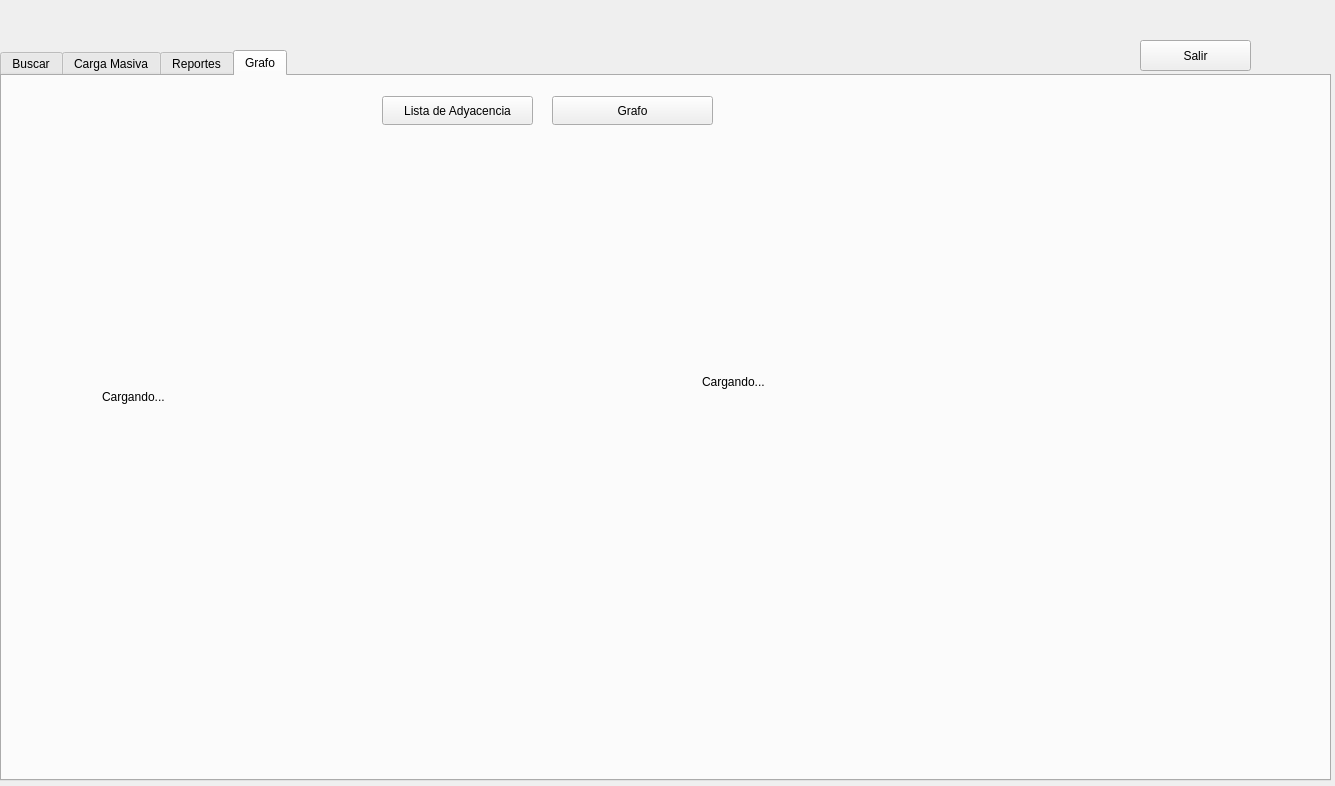
<?xml version="1.0" encoding="UTF-8"?>
<ui version="4.0">
 <class>formAdmin</class>
 <widget class="QDialog" name="formAdmin">
  <property name="geometry">
   <rect>
    <x>0</x>
    <y>0</y>
    <width>1335</width>
    <height>786</height>
   </rect>
  </property>
  <property name="maximumSize">
   <size>
    <width>16777215</width>
    <height>16777215</height>
   </size>
  </property>
  <property name="windowTitle">
   <string>Dialog</string>
  </property>
  <widget class="QTabWidget" name="tabAdmin">
   <property name="geometry">
    <rect>
     <x>0</x>
     <y>50</y>
     <width>1331</width>
     <height>731</height>
    </rect>
   </property>
   <property name="currentIndex">
    <number>3</number>
   </property>
   <widget class="QWidget" name="tab">
    <attribute name="title">
     <string>Buscar</string>
    </attribute>
    <widget class="QTextEdit" name="infouser">
     <property name="geometry">
      <rect>
       <x>20</x>
       <y>110</y>
       <width>571</width>
       <height>421</height>
      </rect>
     </property>
     <property name="font">
      <font>
       <family>Franklin Gothic Heavy</family>
       <pointsize>11</pointsize>
      </font>
     </property>
     <property name="readOnly">
      <bool>true</bool>
     </property>
    </widget>
    <widget class="QLineEdit" name="correoText">
     <property name="geometry">
      <rect>
       <x>0</x>
       <y>50</y>
       <width>171</width>
       <height>28</height>
      </rect>
     </property>
    </widget>
    <widget class="QPushButton" name="buscarA">
     <property name="geometry">
      <rect>
       <x>210</x>
       <y>10</y>
       <width>111</width>
       <height>29</height>
      </rect>
     </property>
     <property name="text">
      <string>Buscar</string>
     </property>
    </widget>
    <widget class="QLabel" name="label">
     <property name="geometry">
      <rect>
       <x>10</x>
       <y>0</y>
       <width>171</width>
       <height>51</height>
      </rect>
     </property>
     <property name="font">
      <font>
       <pointsize>12</pointsize>
      </font>
     </property>
     <property name="text">
      <string>Ingrese un Correo: </string>
     </property>
    </widget>
    <widget class="QPushButton" name="eliminar">
     <property name="geometry">
      <rect>
       <x>210</x>
       <y>50</y>
       <width>111</width>
       <height>29</height>
      </rect>
     </property>
     <property name="text">
      <string>Eliminar</string>
     </property>
    </widget>
    <widget class="QPushButton" name="in">
     <property name="geometry">
      <rect>
       <x>640</x>
       <y>210</y>
       <width>83</width>
       <height>29</height>
      </rect>
     </property>
     <property name="text">
      <string>InOrden</string>
     </property>
    </widget>
    <widget class="QPushButton" name="post">
     <property name="geometry">
      <rect>
       <x>640</x>
       <y>260</y>
       <width>83</width>
       <height>29</height>
      </rect>
     </property>
     <property name="text">
      <string>PostOrden</string>
     </property>
    </widget>
    <widget class="QPushButton" name="pushButton_5">
     <property name="geometry">
      <rect>
       <x>640</x>
       <y>310</y>
       <width>83</width>
       <height>29</height>
      </rect>
     </property>
     <property name="text">
      <string>PreOrden</string>
     </property>
    </widget>
    <widget class="QLabel" name="label_2">
     <property name="geometry">
      <rect>
       <x>630</x>
       <y>170</y>
       <width>121</width>
       <height>20</height>
      </rect>
     </property>
     <property name="text">
      <string>Mostrar Usuarios:</string>
     </property>
    </widget>
   </widget>
   <widget class="QWidget" name="tab_2">
    <attribute name="title">
     <string>Carga Masiva</string>
    </attribute>
    <widget class="QPushButton" name="cargarU">
     <property name="geometry">
      <rect>
       <x>80</x>
       <y>120</y>
       <width>131</width>
       <height>29</height>
      </rect>
     </property>
     <property name="text">
      <string>Cargar Usuarios</string>
     </property>
    </widget>
    <widget class="QPushButton" name="cargarP">
     <property name="geometry">
      <rect>
       <x>290</x>
       <y>120</y>
       <width>151</width>
       <height>29</height>
      </rect>
     </property>
     <property name="text">
      <string>Cargar Publicaciones</string>
     </property>
    </widget>
    <widget class="QPushButton" name="pushButton_3">
     <property name="geometry">
      <rect>
       <x>510</x>
       <y>120</y>
       <width>131</width>
       <height>29</height>
      </rect>
     </property>
     <property name="text">
      <string>Cargar Solicitudes</string>
     </property>
    </widget>
    <widget class="QTextEdit" name="jsonText">
     <property name="geometry">
      <rect>
       <x>170</x>
       <y>210</y>
       <width>441</width>
       <height>231</height>
      </rect>
     </property>
    </widget>
   </widget>
   <widget class="QWidget" name="tab_3">
    <attribute name="title">
     <string>Reportes</string>
    </attribute>
    <widget class="QPushButton" name="pushButton">
     <property name="geometry">
      <rect>
       <x>520</x>
       <y>10</y>
       <width>131</width>
       <height>29</height>
      </rect>
     </property>
     <property name="text">
      <string>Grafica Lista doble</string>
     </property>
    </widget>
    <widget class="QLabel" name="reportes">
     <property name="geometry">
      <rect>
       <x>50</x>
       <y>50</y>
       <width>401</width>
       <height>631</height>
      </rect>
     </property>
     <property name="text">
      <string/>
     </property>
    </widget>
    <widget class="QPushButton" name="pushButton_2">
     <property name="geometry">
      <rect>
       <x>520</x>
       <y>40</y>
       <width>131</width>
       <height>29</height>
      </rect>
     </property>
     <property name="text">
      <string>Graficar Arbol AVL</string>
     </property>
    </widget>
    <widget class="QLabel" name="label_3">
     <property name="geometry">
      <rect>
       <x>560</x>
       <y>80</y>
       <width>611</width>
       <height>551</height>
      </rect>
     </property>
     <property name="text">
      <string/>
     </property>
    </widget>
   </widget>
   <widget class="QWidget" name="Graph">
    <attribute name="title">
     <string>Grafo</string>
    </attribute>
    <widget class="QLabel" name="label_ady">
     <property name="geometry">
      <rect>
       <x>100</x>
       <y>80</y>
       <width>491</width>
       <height>481</height>
      </rect>
     </property>
     <property name="text">
      <string>Cargando...</string>
     </property>
    </widget>
    <widget class="QLabel" name="label_g">
     <property name="geometry">
      <rect>
       <x>700</x>
       <y>100</y>
       <width>501</width>
       <height>411</height>
      </rect>
     </property>
     <property name="text">
      <string>Cargando...</string>
     </property>
    </widget>
    <widget class="QPushButton" name="pushButton_4">
     <property name="geometry">
      <rect>
       <x>380</x>
       <y>20</y>
       <width>151</width>
       <height>29</height>
      </rect>
     </property>
     <property name="text">
      <string>Lista de Adyacencia</string>
     </property>
    </widget>
    <widget class="QPushButton" name="pushButton_6">
     <property name="geometry">
      <rect>
       <x>550</x>
       <y>20</y>
       <width>161</width>
       <height>29</height>
      </rect>
     </property>
     <property name="text">
      <string>Grafo</string>
     </property>
    </widget>
   </widget>
  </widget>
  <widget class="QPushButton" name="salirAdmin">
   <property name="geometry">
    <rect>
     <x>1140</x>
     <y>40</y>
     <width>111</width>
     <height>31</height>
    </rect>
   </property>
   <property name="text">
    <string>Salir</string>
   </property>
  </widget>
 </widget>
 <resources/>
 <connections/>
</ui>
